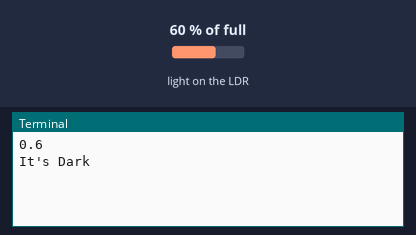
A program run on a simulated Raspberry Pi (BCM pin numbers). Parts: the last lines printed to the terminal. Inputs (shaded band) come from the test bench; at power-on: light on the LDR 60 % of full. No MQTT or app messages arrive unless stated.

Above: at 1.2 s.
1.3 s: light on the LDR set to 75 % of full
At 3.6 s:
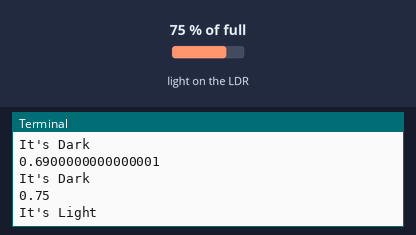
4.3 s: light on the LDR set to 2 % of full
At 5.9 s:
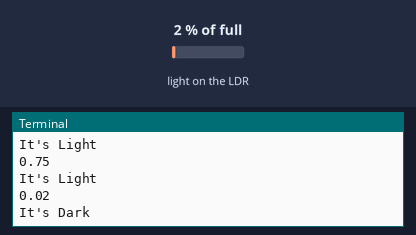
Timing chart, 0 to 7.4 s (numbered marks = the images above; inputs shaded):
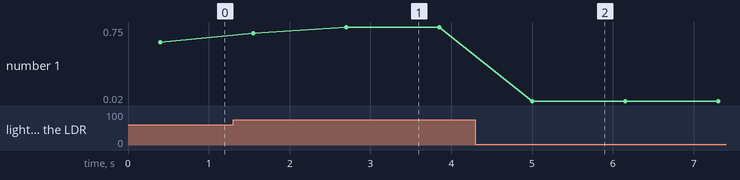

Measured:
- after the input at 1.3 s, the terminal: prints a new line after 0.25 s (image 1)
- after the input at 4.3 s, the terminal: prints a new line after 0.70 s (image 2)
- plotted number 1: 0.6 → 0.75 after the input at 1.3 s, 0.75 → 0.02 after the input at 4.3 s

The program:

MQTT_Publisher_Python_Garden.py
```python
# Library to control MQTT
import paho.mqtt.client as mqtt
# The Capacitor will block the flow of current to ground when
# fully charged !!!
from gpiozero import LightSensor

from time import sleep

# GPIO.add_event_detect(PIN, GPIO.BOTH, handle) is generating error:
# RuntimeError: Failed to add edge detection
#
# Solution: This issue is because an unknown conflict using Pin7 (GPIO4)
# which appears to have a secondary function of GCLK. Moving it to GPIO13,
# which has no secondary functions allows it to work,
sensor = LightSensor(13)

# Define Variables
# broker is located on this machine (loopback address)
MQTT_BROKER = "127.0.0.1"
MQTT_PORT = 1883
MQTT_KEEPALIVE_INTERVAL = 60
MQTT_TOPIC = "helloTopic"
MQTT_MSG = "hello MQTT"

# Define on_publish event function
def on_publish(client, userdata, mid):
    print("Message Published...")

while True:
    # Create instance of client
    client = mqtt.Client()
    # Define username and password stored in Broker password file
    client.username_pw_set("koen", "k03n123")
    # Register publish callback function
    client.on_publish = on_publish
    # Connect to (broker, port, keepalive-time)
    client.connect(MQTT_BROKER, MQTT_PORT, MQTT_KEEPALIVE_INTERVAL)

    sensorVal = sensor.value
    print(sensorVal)

    if float(sensorVal < 0.7):
        print("It's Dark")
        client.publish("home/RPi4B/Lighting", 1)  # publish
    elif float(sensorVal >= 0.7):
        print("It's Light")
        client.publish("home/RPi4B/Lighting", 0)  # publish

    sleep(1) # Depends on keep-alive time?
    # Disconnect from MQTT_Broker
    client.disconnect()
```
